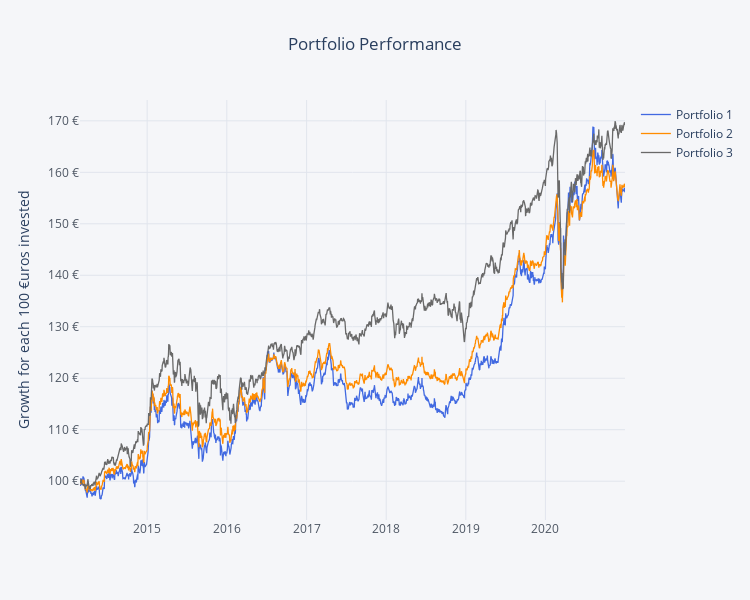

Notebook code cell kept with this figure:
### Code cell
pl.ichart(round(portfolios, 2), colors=pl.colors_list, title='Portfolio Performance',
        yticksuffix=' €', yTitle='Growth for each 100 €uros invested', colab=False,
        width=750, height=600)

### Figure 1 — Plotly figure (JSON) as saved in the notebook; plotly's stock layout.template omitted (floating-point values rounded to 4 significant figures; data arrays with more than 128 entries replaced by an {"elided": "..."} marker saying what was removed)
{"data": [{"line": {"color": "royalblue", "width": 1.3}, "mode": "lines", "name": "Portfolio 1", "type": "scatter", "x": {"elided": "1786 str values"}, "y": {"elided": "1786 float values"}}, {"line": {"color": "darkorange", "width": 1.3}, "mode": "lines", "name": "Portfolio 2", "type": "scatter", "x": {"elided": "1786 str values"}, "y": {"elided": "1786 float values"}}, {"line": {"color": "dimgrey", "width": 1.3}, "mode": "lines", "name": "Portfolio 3", "type": "scatter", "x": {"elided": "1786 str values"}, "y": {"elided": "1786 float values"}}], "layout": {"annotations": [{"font": {"color": "rgb(150,150,150)", "family": "Arial", "size": 12}, "showarrow": false, "text": "", "x": 0.5, "xanchor": "center", "xref": "paper", "y": "-0.125", "yanchor": "top", "yref": "paper"}], "height": 600, "hovermode": "x", "paper_bgcolor": "#F5F6F9", "plot_bgcolor": "#F5F6F9", "showlegend": true, "title": {"text": "Portfolio Performance", "x": 0.5}, "width": 750, "xaxis": {"autorange": true, "gridcolor": "#E1E5ED", "range": ["2014-02-27", "2020-12-31"], "showgrid": true, "tickfont": {"color": "#4D5663"}, "tickformat": "", "tickprefix": "", "ticksuffix": "", "title": {"font": {"color": "#4D5663"}, "text": ""}, "type": "date", "zerolinecolor": "#E1E5ED"}, "yaxis": {"autorange": true, "gridcolor": "#E1E5ED", "range": [92.46, 174.0], "showgrid": true, "tickfont": {"color": "#4D5663"}, "tickformat": "", "tickprefix": "", "ticksuffix": " €", "title": {"text": "Growth for each 100 €uros invested"}, "type": "linear", "zerolinecolor": "#E1E5ED"}}}
